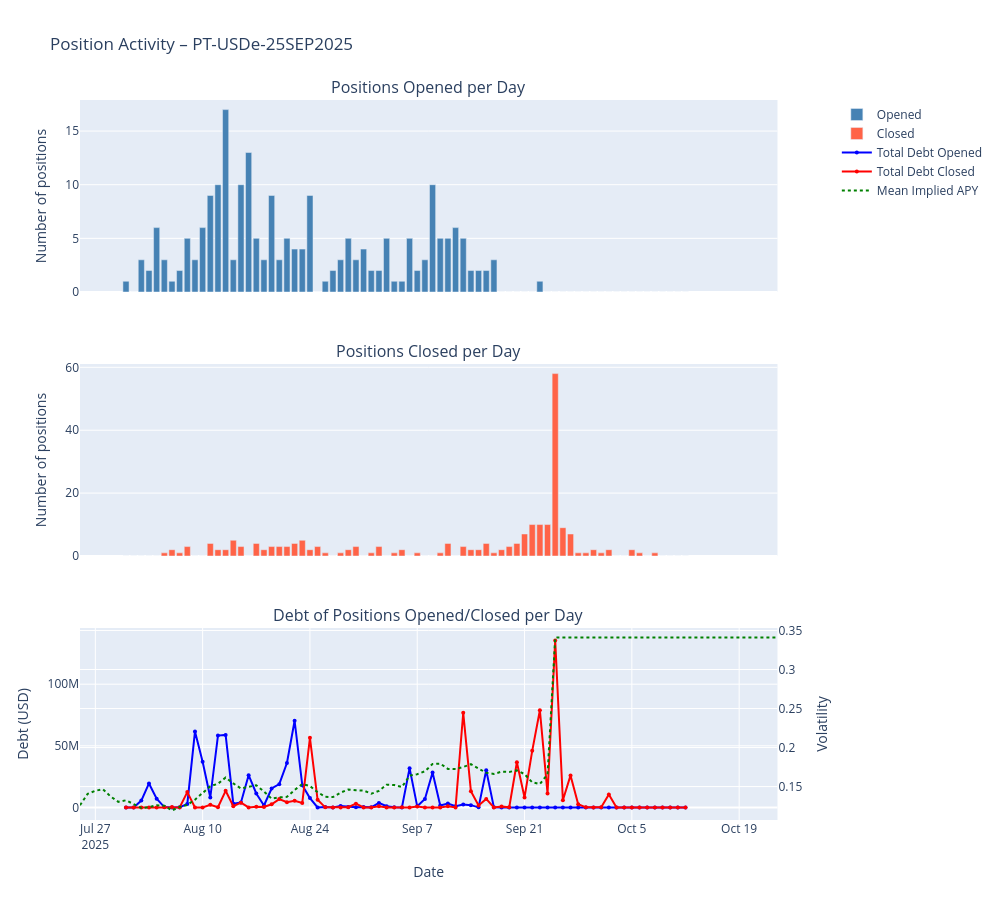

The notebook cell saved with this chart:
### Code cell
import pandas as pd
import plotly.graph_objects as go
from plotly.subplots import make_subplots
from datetime import datetime

def parse_expiry_from_token(token_name):
    parts = token_name.split('-')
    for part in parts:
        if len(part) == 9 and part[:2].isdigit() and part[2:5].isalpha() and part[5:].isdigit():
            return datetime.strptime(part, '%d%b%Y')
    raise ValueError(f"Cannot parse expiry from {token_name}")

def visualize_position_timeline(df, token_name, market_df=None, col_to_vis='implied_apy'):
    expiry = parse_expiry_from_token(token_name)
    
    df = df.copy()
    df['opening_date'] = pd.to_datetime(df['opening_date'])
    df['closing_date'] = pd.to_datetime(df['closing_date'])
    
    # Daily aggregates for opens
    open_agg = df.groupby(df['opening_date'].dt.date).agg(
        opens=('user_address', 'size'),
        total_debt_opened=('max_debt', 'sum'),
        max_debt_opened=('max_debt', 'max')
    ).reset_index()
    open_agg.columns = ['date', 'opens', 'total_debt_opened', 'max_debt_opened']
    
    # Daily aggregates for closes
    close_agg = df.groupby(df['closing_date'].dt.date).agg(
        closes=('user_address', 'size'),
        total_debt_closed=('max_debt', 'sum'),
        max_debt_closed=('max_debt', 'max')
    ).reset_index()
    close_agg.columns = ['date', 'closes', 'total_debt_closed', 'max_debt_closed']
    
    # Fill missing dates
    all_dates = pd.date_range(df['opening_date'].min(), df['closing_date'].max(), freq='D')
    open_agg = open_agg.set_index('date').reindex(all_dates.date, fill_value=0).reset_index()
    close_agg = close_agg.set_index('date').reindex(all_dates.date, fill_value=0).reset_index()
    open_agg.columns = ['date', 'opens', 'total_debt_opened', 'max_debt_opened']
    close_agg.columns = ['date', 'closes', 'total_debt_closed', 'max_debt_closed']
    
    # Convert to datetime for Plotly
    open_agg['date'] = pd.to_datetime(open_agg['date'])
    close_agg['date'] = pd.to_datetime(close_agg['date'])
    
    # Create figure with secondary_y for row 3 if market_df provided
    if market_df is not None:
        specs = [[{}], [{}], [{"secondary_y": True}]]
    else:
        specs = [[{}], [{}], [{}]]
    
    fig = make_subplots(rows=3, cols=1, shared_xaxes=True, specs=specs,
                        subplot_titles=('Positions Opened per Day', 'Positions Closed per Day', 
                                        'Debt of Positions Opened/Closed per Day'),
                        vertical_spacing=0.1)
    
    # Row 1: Opens count
    fig.add_trace(go.Bar(x=open_agg['date'], y=open_agg['opens'],
                         name='Opened', marker_color='steelblue'),
                  row=1, col=1)
    
    # Row 2: Closes count
    fig.add_trace(go.Bar(x=close_agg['date'], y=close_agg['closes'],
                         name='Closed', marker_color='tomato'),
                  row=2, col=1)
    
    # Row 3: Debt metrics (opened and closed) - primary y-axis
    fig.add_trace(go.Scatter(x=open_agg['date'], y=open_agg['total_debt_opened'],
                             mode='lines+markers', name='Total Debt Opened',
                             line=dict(color='blue', width=2), marker=dict(size=4)),
                  row=3, col=1, secondary_y=False)
    # fig.add_trace(go.Scatter(x=open_agg['date'], y=open_agg['max_debt_opened'],
    #                          mode='lines+markers', name='Max Debt Opened',
    #                          line=dict(color='lightblue', width=2, dash='dot'), marker=dict(size=4)),
    #               row=3, col=1, secondary_y=False)
    fig.add_trace(go.Scatter(x=close_agg['date'], y=close_agg['total_debt_closed'],
                             mode='lines+markers', name='Total Debt Closed',
                             line=dict(color='red', width=2), marker=dict(size=4)),
                  row=3, col=1, secondary_y=False)
    # fig.add_trace(go.Scatter(x=close_agg['date'], y=close_agg['max_debt_closed'],
    #                          mode='lines+markers', name='Max Debt Closed',
    #                          line=dict(color='lightcoral', width=2, dash='dot'), marker=dict(size=4)),
    #               row=3, col=1, secondary_y=False)
    
    # Add implied volatility on secondary y-axis if market_df provided
    if market_df is not None:
        market_df = market_df.copy()
        if 'datetime' not in market_df.columns and 'timestamp' in market_df.columns:
            market_df['datetime'] = pd.to_datetime(market_df['timestamp'], unit='s')
        market_df['date'] = pd.to_datetime(market_df['datetime']).dt.date
        daily_volatility = market_df.groupby('date')[col_to_vis].mean().reset_index()
        daily_volatility['date'] = pd.to_datetime(daily_volatility['date'])
        
        fig.add_trace(go.Scatter(x=daily_volatility['date'], y=daily_volatility[col_to_vis],
                                 mode='lines', name='Mean Implied APY',
                                 line=dict(color='green', width=2, dash='dot')),
                      row=3, col=1, secondary_y=True)
    
    fig.update_layout(height=900, width=1000, title_text=f"Position Activity – {token_name}",
                      showlegend=True)
    fig.update_xaxes(title_text='Date', row=3, col=1)
    fig.update_yaxes(title_text='Number of positions', row=1, col=1)
    fig.update_yaxes(title_text='Number of positions', row=2, col=1)
    fig.update_yaxes(title_text='Debt (USD)', secondary_y=False, row=3, col=1)
    if market_df is not None:
        fig.update_yaxes(title_text='Volatility', secondary_y=True, row=3, col=1)
    
    fig.show()

visualize_position_timeline(
    positions_stats,
    TOKEN,
    market_df
)

### Figure 1 — Plotly figure (JSON) as saved in the notebook; plotly's stock layout.template omitted (floating-point values rounded to 4 significant figures)
{"data": [{"marker": {"color": "steelblue"}, "name": "Opened", "type": "bar", "x": ["2025-07-31T00:00:00", "2025-08-01T00:00:00", "2025-08-02T00:00:00", "2025-08-03T00:00:00", "2025-08-04T00:00:00", "2025-08-05T00:00:00", "2025-08-06T00:00:00", "2025-08-07T00:00:00", "2025-08-08T00:00:00", "2025-08-09T00:00:00", "2025-08-10T00:00:00", "2025-08-11T00:00:00", "2025-08-12T00:00:00", "2025-08-13T00:00:00", "2025-08-14T00:00:00", "2025-08-15T00:00:00", "2025-08-16T00:00:00", "2025-08-17T00:00:00", "2025-08-18T00:00:00", "2025-08-19T00:00:00", "2025-08-20T00:00:00", "2025-08-21T00:00:00", "2025-08-22T00:00:00", "2025-08-23T00:00:00", "2025-08-24T00:00:00", "2025-08-25T00:00:00", "2025-08-26T00:00:00", "2025-08-27T00:00:00", "2025-08-28T00:00:00", "2025-08-29T00:00:00", "2025-08-30T00:00:00", "2025-08-31T00:00:00", "2025-09-01T00:00:00", "2025-09-02T00:00:00", "2025-09-03T00:00:00", "2025-09-04T00:00:00", "2025-09-05T00:00:00", "2025-09-06T00:00:00", "2025-09-07T00:00:00", "2025-09-08T00:00:00", "2025-09-09T00:00:00", "2025-09-10T00:00:00", "2025-09-11T00:00:00", "2025-09-12T00:00:00", "2025-09-13T00:00:00", "2025-09-14T00:00:00", "2025-09-15T00:00:00", "2025-09-16T00:00:00", "2025-09-17T00:00:00", "2025-09-18T00:00:00", "2025-09-19T00:00:00", "2025-09-20T00:00:00", "2025-09-21T00:00:00", "2025-09-22T00:00:00", "2025-09-23T00:00:00", "2025-09-24T00:00:00", "2025-09-25T00:00:00", "2025-09-26T00:00:00", "2025-09-27T00:00:00", "2025-09-28T00:00:00", "2025-09-29T00:00:00", "2025-09-30T00:00:00", "2025-10-01T00:00:00", "2025-10-02T00:00:00", "2025-10-03T00:00:00", "2025-10-04T00:00:00", "2025-10-05T00:00:00", "2025-10-06T00:00:00", "2025-10-07T00:00:00", "2025-10-08T00:00:00", "2025-10-09T00:00:00", "2025-10-10T00:00:00", "2025-10-11T00:00:00", "2025-10-12T00:00:00"], "xaxis": "x", "y": [1, 0, 3, 2, 6, 3, 1, 2, 5, 3, 6, 9, 10, 17, 3, 10, 13, 5, 3, 9, 3, 5, 4, 4, 9, 0, 1, 2, 3, 5, 3, 4, 2, 2, 5, 1, 1, 5, 2, 3, 10, 5, 5, 6, 5, 2, 2, 2, 3, 0, 0, 0, 0, 0, 1, 0, 0, 0, 0, 0, 0, 0, 0, 0, 0, 0, 0, 0, 0, 0, 0, 0, 0, 0], "yaxis": "y"}, {"marker": {"color": "tomato"}, "name": "Closed", "type": "bar", "x": ["2025-07-31T00:00:00", "2025-08-01T00:00:00", "2025-08-02T00:00:00", "2025-08-03T00:00:00", "2025-08-04T00:00:00", "2025-08-05T00:00:00", "2025-08-06T00:00:00", "2025-08-07T00:00:00", "2025-08-08T00:00:00", "2025-08-09T00:00:00", "2025-08-10T00:00:00", "2025-08-11T00:00:00", "2025-08-12T00:00:00", "2025-08-13T00:00:00", "2025-08-14T00:00:00", "2025-08-15T00:00:00", "2025-08-16T00:00:00", "2025-08-17T00:00:00", "2025-08-18T00:00:00", "2025-08-19T00:00:00", "2025-08-20T00:00:00", "2025-08-21T00:00:00", "2025-08-22T00:00:00", "2025-08-23T00:00:00", "2025-08-24T00:00:00", "2025-08-25T00:00:00", "2025-08-26T00:00:00", "2025-08-27T00:00:00", "2025-08-28T00:00:00", "2025-08-29T00:00:00", "2025-08-30T00:00:00", "2025-08-31T00:00:00", "2025-09-01T00:00:00", "2025-09-02T00:00:00", "2025-09-03T00:00:00", "2025-09-04T00:00:00", "2025-09-05T00:00:00", "2025-09-06T00:00:00", "2025-09-07T00:00:00", "2025-09-08T00:00:00", "2025-09-09T00:00:00", "2025-09-10T00:00:00", "2025-09-11T00:00:00", "2025-09-12T00:00:00", "2025-09-13T00:00:00", "2025-09-14T00:00:00", "2025-09-15T00:00:00", "2025-09-16T00:00:00", "2025-09-17T00:00:00", "2025-09-18T00:00:00", "2025-09-19T00:00:00", "2025-09-20T00:00:00", "2025-09-21T00:00:00", "2025-09-22T00:00:00", "2025-09-23T00:00:00", "2025-09-24T00:00:00", "2025-09-25T00:00:00", "2025-09-26T00:00:00", "2025-09-27T00:00:00", "2025-09-28T00:00:00", "2025-09-29T00:00:00", "2025-09-30T00:00:00", "2025-10-01T00:00:00", "2025-10-02T00:00:00", "2025-10-03T00:00:00", "2025-10-04T00:00:00", "2025-10-05T00:00:00", "2025-10-06T00:00:00", "2025-10-07T00:00:00", "2025-10-08T00:00:00", "2025-10-09T00:00:00", "2025-10-10T00:00:00", "2025-10-11T00:00:00", "2025-10-12T00:00:00"], "xaxis": "x2", "y": [0, 0, 0, 0, 0, 1, 2, 1, 3, 0, 0, 4, 2, 2, 5, 3, 0, 4, 2, 3, 3, 3, 4, 5, 2, 3, 1, 0, 1, 2, 3, 0, 1, 3, 0, 1, 2, 0, 1, 0, 0, 1, 4, 0, 3, 2, 2, 4, 1, 2, 3, 4, 7, 10, 10, 10, 58, 9, 7, 1, 1, 2, 1, 2, 0, 0, 2, 1, 0, 1, 0, 0, 0, 0], "yaxis": "y2"}, {"line": {"color": "blue", "width": 2}, "marker": {"size": 4}, "mode": "lines+markers", "name": "Total Debt Opened", "type": "scatter", "x": ["2025-07-31T00:00:00", "2025-08-01T00:00:00", "2025-08-02T00:00:00", "2025-08-03T00:00:00", "2025-08-04T00:00:00", "2025-08-05T00:00:00", "2025-08-06T00:00:00", "2025-08-07T00:00:00", "2025-08-08T00:00:00", "2025-08-09T00:00:00", "2025-08-10T00:00:00", "2025-08-11T00:00:00", "2025-08-12T00:00:00", "2025-08-13T00:00:00", "2025-08-14T00:00:00", "2025-08-15T00:00:00", "2025-08-16T00:00:00", "2025-08-17T00:00:00", "2025-08-18T00:00:00", "2025-08-19T00:00:00", "2025-08-20T00:00:00", "2025-08-21T00:00:00", "2025-08-22T00:00:00", "2025-08-23T00:00:00", "2025-08-24T00:00:00", "2025-08-25T00:00:00", "2025-08-26T00:00:00", "2025-08-27T00:00:00", "2025-08-28T00:00:00", "2025-08-29T00:00:00", "2025-08-30T00:00:00", "2025-08-31T00:00:00", "2025-09-01T00:00:00", "2025-09-02T00:00:00", "2025-09-03T00:00:00", "2025-09-04T00:00:00", "2025-09-05T00:00:00", "2025-09-06T00:00:00", "2025-09-07T00:00:00", "2025-09-08T00:00:00", "2025-09-09T00:00:00", "2025-09-10T00:00:00", "2025-09-11T00:00:00", "2025-09-12T00:00:00", "2025-09-13T00:00:00", "2025-09-14T00:00:00", "2025-09-15T00:00:00", "2025-09-16T00:00:00", "2025-09-17T00:00:00", "2025-09-18T00:00:00", "2025-09-19T00:00:00", "2025-09-20T00:00:00", "2025-09-21T00:00:00", "2025-09-22T00:00:00", "2025-09-23T00:00:00", "2025-09-24T00:00:00", "2025-09-25T00:00:00", "2025-09-26T00:00:00", "2025-09-27T00:00:00", "2025-09-28T00:00:00", "2025-09-29T00:00:00", "2025-09-30T00:00:00", "2025-10-01T00:00:00", "2025-10-02T00:00:00", "2025-10-03T00:00:00", "2025-10-04T00:00:00", "2025-10-05T00:00:00", "2025-10-06T00:00:00", "2025-10-07T00:00:00", "2025-10-08T00:00:00", "2025-10-09T00:00:00", "2025-10-10T00:00:00", "2025-10-11T00:00:00", "2025-10-12T00:00:00"], "xaxis": "x3", "y": [3214.0, 0, 5569000.0, 19450000.0, 7006000.0, 245700.0, 639.8, 52840.0, 2773000.0, 61580000.0, 37100000.0, 8037000.0, 58260000.0, 58840000.0, 3006000.0, 3999000.0, 26160000.0, 11280000.0, 1568000.0, 15340000.0, 18860000.0, 36060000.0, 70330000.0, 18060000.0, 7559000.0, 0, 241900.0, 19830.0, 1152000.0, 281400.0, 23710.0, 294500.0, 21970.0, 3649000.0, 922000.0, 74990.0, 2398.0, 31870000.0, 863400.0, 6860000.0, 28260000.0, 1585000.0, 3068000.0, 1018000.0, 2417000.0, 1829000.0, 33980.0, 30120000.0, 40840.0, 0, 0, 0, 0, 0, 3.999, 0, 0, 0, 0, 0, 0, 0, 0, 0, 0, 0, 0, 0, 0, 0, 0, 0, 0, 0], "yaxis": "y3"}, {"line": {"color": "red", "width": 2}, "marker": {"size": 4}, "mode": "lines+markers", "name": "Total Debt Closed", "type": "scatter", "x": ["2025-07-31T00:00:00", "2025-08-01T00:00:00", "2025-08-02T00:00:00", "2025-08-03T00:00:00", "2025-08-04T00:00:00", "2025-08-05T00:00:00", "2025-08-06T00:00:00", "2025-08-07T00:00:00", "2025-08-08T00:00:00", "2025-08-09T00:00:00", "2025-08-10T00:00:00", "2025-08-11T00:00:00", "2025-08-12T00:00:00", "2025-08-13T00:00:00", "2025-08-14T00:00:00", "2025-08-15T00:00:00", "2025-08-16T00:00:00", "2025-08-17T00:00:00", "2025-08-18T00:00:00", "2025-08-19T00:00:00", "2025-08-20T00:00:00", "2025-08-21T00:00:00", "2025-08-22T00:00:00", "2025-08-23T00:00:00", "2025-08-24T00:00:00", "2025-08-25T00:00:00", "2025-08-26T00:00:00", "2025-08-27T00:00:00", "2025-08-28T00:00:00", "2025-08-29T00:00:00", "2025-08-30T00:00:00", "2025-08-31T00:00:00", "2025-09-01T00:00:00", "2025-09-02T00:00:00", "2025-09-03T00:00:00", "2025-09-04T00:00:00", "2025-09-05T00:00:00", "2025-09-06T00:00:00", "2025-09-07T00:00:00", "2025-09-08T00:00:00", "2025-09-09T00:00:00", "2025-09-10T00:00:00", "2025-09-11T00:00:00", "2025-09-12T00:00:00", "2025-09-13T00:00:00", "2025-09-14T00:00:00", "2025-09-15T00:00:00", "2025-09-16T00:00:00", "2025-09-17T00:00:00", "2025-09-18T00:00:00", "2025-09-19T00:00:00", "2025-09-20T00:00:00", "2025-09-21T00:00:00", "2025-09-22T00:00:00", "2025-09-23T00:00:00", "2025-09-24T00:00:00", "2025-09-25T00:00:00", "2025-09-26T00:00:00", "2025-09-27T00:00:00", "2025-09-28T00:00:00", "2025-09-29T00:00:00", "2025-09-30T00:00:00", "2025-10-01T00:00:00", "2025-10-02T00:00:00", "2025-10-03T00:00:00", "2025-10-04T00:00:00", "2025-10-05T00:00:00", "2025-10-06T00:00:00", "2025-10-07T00:00:00", "2025-10-08T00:00:00", "2025-10-09T00:00:00", "2025-10-10T00:00:00", "2025-10-11T00:00:00", "2025-10-12T00:00:00"], "xaxis": "x3", "y": [0, 0, 0, 0, 0, 81980.0, 416900.0, 12850.0, 12410000.0, 0, 0, 2198000.0, 190600.0, 13470000.0, 923000.0, 3846000.0, 0, 594800.0, 343700.0, 2538000.0, 6772000.0, 4200000.0, 5305000.0, 3641000.0, 56490000.0, 6157000.0, 31990.0, 0, 15.0, 117700.0, 3019000.0, 0, 20000.0, 1023000.0, 0, 1200.0, 132000.0, 0, 792800.0, 0, 0, 5554.0, 887400.0, 0, 76800000.0, 13210000.0, 1566000.0, 6861000.0, 499.9, 633100.0, 64090.0, 36650000.0, 8068000.0, 45930000.0, 78820000.0, 11240000.0, 135400000.0, 5792000.0, 25970000.0, 2629000.0, 23130.0, 8207.0, 22300.0, 10450000.0, 0, 0, 5383.0, 4426.0, 0, 639.8, 0, 0, 0, 0], "yaxis": "y3"}, {"line": {"color": "green", "dash": "dot", "width": 2}, "mode": "lines", "name": "Mean Implied APY", "type": "scatter", "x": ["2025-07-25T00:00:00", "2025-07-26T00:00:00", "2025-07-27T00:00:00", "2025-07-28T00:00:00", "2025-07-29T00:00:00", "2025-07-30T00:00:00", "2025-07-31T00:00:00", "2025-08-01T00:00:00", "2025-08-02T00:00:00", "2025-08-03T00:00:00", "2025-08-04T00:00:00", "2025-08-05T00:00:00", "2025-08-06T00:00:00", "2025-08-07T00:00:00", "2025-08-08T00:00:00", "2025-08-09T00:00:00", "2025-08-10T00:00:00", "2025-08-11T00:00:00", "2025-08-12T00:00:00", "2025-08-13T00:00:00", "2025-08-14T00:00:00", "2025-08-15T00:00:00", "2025-08-16T00:00:00", "2025-08-17T00:00:00", "2025-08-18T00:00:00", "2025-08-19T00:00:00", "2025-08-20T00:00:00", "2025-08-21T00:00:00", "2025-08-22T00:00:00", "2025-08-23T00:00:00", "2025-08-24T00:00:00", "2025-08-25T00:00:00", "2025-08-26T00:00:00", "2025-08-27T00:00:00", "2025-08-28T00:00:00", "2025-08-29T00:00:00", "2025-08-30T00:00:00", "2025-08-31T00:00:00", "2025-09-01T00:00:00", "2025-09-02T00:00:00", "2025-09-03T00:00:00", "2025-09-04T00:00:00", "2025-09-05T00:00:00", "2025-09-06T00:00:00", "2025-09-07T00:00:00", "2025-09-08T00:00:00", "2025-09-09T00:00:00", "2025-09-10T00:00:00", "2025-09-11T00:00:00", "2025-09-12T00:00:00", "2025-09-13T00:00:00", "2025-09-14T00:00:00", "2025-09-15T00:00:00", "2025-09-16T00:00:00", "2025-09-17T00:00:00", "2025-09-18T00:00:00", "2025-09-19T00:00:00", "2025-09-20T00:00:00", "2025-09-21T00:00:00", "2025-09-22T00:00:00", "2025-09-23T00:00:00", "2025-09-24T00:00:00", "2025-09-25T00:00:00", "2025-09-26T00:00:00", "2025-09-27T00:00:00", "2025-09-28T00:00:00", "2025-09-29T00:00:00", "2025-09-30T00:00:00", "2025-10-01T00:00:00", "2025-10-02T00:00:00", "2025-10-03T00:00:00", "2025-10-04T00:00:00", "2025-10-05T00:00:00", "2025-10-06T00:00:00", "2025-10-07T00:00:00", "2025-10-08T00:00:00", "2025-10-09T00:00:00", "2025-10-10T00:00:00", "2025-10-11T00:00:00", "2025-10-12T00:00:00", "2025-10-13T00:00:00", "2025-10-14T00:00:00", "2025-10-15T00:00:00", "2025-10-16T00:00:00", "2025-10-17T00:00:00", "2025-10-18T00:00:00", "2025-10-19T00:00:00", "2025-10-20T00:00:00", "2025-10-21T00:00:00", "2025-10-22T00:00:00", "2025-10-23T00:00:00", "2025-10-24T00:00:00"], "xaxis": "x3", "y": [0.1261, 0.1406, 0.1446, 0.1466, 0.1372, 0.1305, 0.1325, 0.1272, 0.1225, 0.1235, 0.126, 0.1256, 0.1195, 0.1238, 0.1265, 0.1331, 0.1413, 0.1505, 0.1536, 0.1616, 0.154, 0.1475, 0.1497, 0.1517, 0.1436, 0.1345, 0.1362, 0.1368, 0.1457, 0.1531, 0.1507, 0.1428, 0.1369, 0.1365, 0.1422, 0.1463, 0.1452, 0.145, 0.1408, 0.1444, 0.1524, 0.152, 0.1493, 0.164, 0.1659, 0.1696, 0.1789, 0.1794, 0.1727, 0.1724, 0.175, 0.1787, 0.1731, 0.1676, 0.1662, 0.1691, 0.1687, 0.1707, 0.1659, 0.1555, 0.1532, 0.1658, 0.3409, 0.3409, 0.3409, 0.3409, 0.3409, 0.3409, 0.3409, 0.3409, 0.3409, 0.3409, 0.3409, 0.3409, 0.3409, 0.3409, 0.3409, 0.3409, 0.3409, 0.3409, 0.3409, 0.3409, 0.3409, 0.3409, 0.3409, 0.3409, 0.3409, 0.3409, 0.3409, 0.3409, 0.3409, 0.3409], "yaxis": "y4"}], "layout": {"annotations": [{"font": {"size": 16}, "showarrow": false, "text": "Positions Opened per Day", "x": 0.47, "xanchor": "center", "xref": "paper", "y": 1, "yanchor": "bottom", "yref": "paper"}, {"font": {"size": 16}, "showarrow": false, "text": "Positions Closed per Day", "x": 0.47, "xanchor": "center", "xref": "paper", "y": 0.6333, "yanchor": "bottom", "yref": "paper"}, {"font": {"size": 16}, "showarrow": false, "text": "Debt of Positions Opened/Closed per Day", "x": 0.47, "xanchor": "center", "xref": "paper", "y": 0.2667, "yanchor": "bottom", "yref": "paper"}], "height": 900, "showlegend": true, "title": {"text": "Position Activity – PT-USDe-25SEP2025"}, "width": 1000, "xaxis": {"anchor": "y", "domain": [0, 0.94], "matches": "x3", "showticklabels": false}, "xaxis2": {"anchor": "y2", "domain": [0, 0.94], "matches": "x3", "showticklabels": false}, "xaxis3": {"anchor": "y3", "domain": [0, 0.94], "title": {"text": "Date"}}, "yaxis": {"anchor": "x", "domain": [0.7333, 1], "title": {"text": "Number of positions"}}, "yaxis2": {"anchor": "x2", "domain": [0.3667, 0.6333], "title": {"text": "Number of positions"}}, "yaxis3": {"anchor": "x3", "domain": [0, 0.2667], "title": {"text": "Debt (USD)"}}, "yaxis4": {"anchor": "x3", "overlaying": "y3", "side": "right", "title": {"text": "Volatility"}}}}
